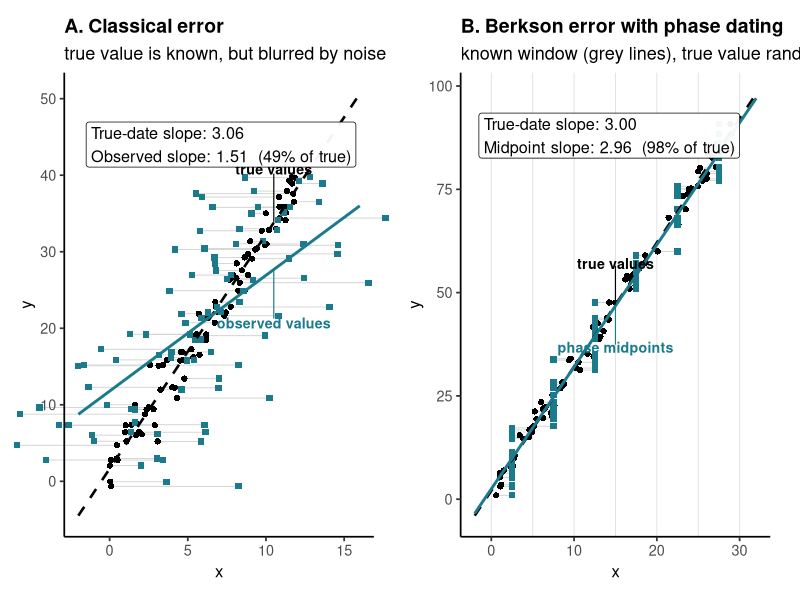

This chart was generated by the following R code:
# Why the slope ties between EIV and midpoint (see README): phase dating is
# Berkson error, not classical measurement error, and only classical error
# biases a linear fit. Classical: a true value blurred by independent noise
# (a bad ruler). Berkson: a window is fixed first, true value uniform inside
# it (a phase) -- what sim_linear.stan actually assumes. Same amount of
# x-uncertainty in each panel below, opposite effect on the fitted slope.
#
# Each fit line is labelled directly via a leader (not a legend), since in
# panel B the two lines nearly coincide. Teal instead of the repo's usual
# EIV-red/Midpoint-grey, since this is about the two error types, not a
# model comparison.
#
# Produces: figures/berkson_vs_classical.png

library(ggplot2)
library(patchwork)

set.seed(42)
N <- 90

true_colour <- "black"
used_colour <- "#1B7A8C"   # teal -- deliberately not the repo's EIV red / Midpoint grey

panel_theme <- theme_classic(base_size = 13) +
  theme(plot.title = element_text(size = 14, face = "bold", hjust = 0),
        plot.margin = margin(8, 16, 8, 8),
        axis.title = element_text(size = 12),
        panel.grid = element_blank(),
        legend.position = "none")

figure_path <- function(name) here::here("Simulations", "Sim_Linear", "figures", name)

# One panel: point cloud (true vs used, joined by thin segments) + two fit
# lines, each with its own leader label.
make_panel <- function(x_true, x_used, y, used_label, xlab, title, subtitle,
                       slope_label, box_x, box_y, x_limits, vlines = NULL,
                       callout_x, label_nudge) {
  fit_true <- lm(y ~ x_true)
  fit_used <- lm(y ~ x_used)
  slope_true <- coef(fit_true)[2]
  slope_used <- coef(fit_used)[2]

  grid_x <- seq(x_limits[1], x_limits[2], length.out = 100)
  line_true <- data.frame(x = grid_x, y = predict(fit_true, data.frame(x_true = grid_x)))
  line_used <- data.frame(x = grid_x, y = predict(fit_used, data.frame(x_used = grid_x)))

  points <- rbind(data.frame(x = x_true, y = y, Type = "true"),
                  data.frame(x = x_used, y = y, Type = "used"))

  # Label position: where each fit sits at callout_x, nudged apart vertically
  # so the two labels never overlap.
  y_true_at <- predict(fit_true, data.frame(x_true = callout_x))
  y_used_at <- predict(fit_used, data.frame(x_used = callout_x))
  label_true_y <- y_true_at + label_nudge
  label_used_y <- y_used_at - label_nudge

  p <- ggplot() +
    { if (!is.null(vlines)) geom_vline(xintercept = vlines, colour = "grey88", linewidth = 0.3) } +
    geom_segment(data = data.frame(x1 = x_true, x2 = x_used, y = y),
                 aes(x = x1, xend = x2, y = y, yend = y),
                 colour = "grey82", linewidth = 0.3) +
    geom_point(data = points[points$Type == "true", ], aes(x, y),
               shape = 16, size = 1.8, colour = true_colour) +
    geom_point(data = points[points$Type == "used", ], aes(x, y),
               shape = 15, size = 1.8, colour = used_colour) +
    geom_line(data = line_true, aes(x, y), linewidth = 0.9, linetype = "dashed",
              colour = true_colour) +
    geom_line(data = line_used, aes(x, y), linewidth = 1, colour = used_colour) +
    # leader segments, label back to line
    annotate("segment", x = callout_x, xend = callout_x,
             y = y_true_at, yend = label_true_y - sign(label_nudge) * 0.6,
             colour = true_colour, linewidth = 0.4) +
    annotate("segment", x = callout_x, xend = callout_x,
             y = y_used_at, yend = label_used_y + sign(label_nudge) * 0.6,
             colour = used_colour, linewidth = 0.4) +
    annotate("text", x = callout_x, y = label_true_y, label = "true values",
             colour = true_colour, fontface = "bold", size = 3.6, hjust = 0.5) +
    annotate("text", x = callout_x, y = label_used_y, label = used_label,
             colour = used_colour, fontface = "bold", size = 3.6, hjust = 0.5) +
    annotate("label", x = box_x, y = box_y, hjust = 0,
             fill = "white", alpha = 0.95, size = 4.1,
             label = sprintf(slope_label, slope_true, slope_used,
                             100 * slope_used / slope_true)) +
    coord_cartesian(xlim = x_limits, clip = "off") +
    labs(title = title, subtitle = subtitle, x = xlab, y = "y") +
    panel_theme
  list(plot = p, slope_true = slope_true, slope_used = slope_used)
}

# Classical error: true x blurred by independent noise.
x_true_c <- runif(N, 0, 12)
y_c      <- 2 + 3 * x_true_c + rnorm(N, 0, 2)
x_obs_c  <- x_true_c + rnorm(N, 0, 4)

res_a <- make_panel(
  x_true_c, x_obs_c, y_c, used_label = "observed values", xlab = "x",
  title = "A. Classical error", subtitle = "true value is known, but blurred by noise",
  slope_label = "True-date slope: %.2f\nObserved slope: %.2f  (%.0f%% of true)",
  box_x = -1.5, box_y = 44, x_limits = c(-2, 16),
  callout_x = 10.5, label_nudge = 7)

# Berkson error: a phase window is fixed first, true x uniform inside it.
bounds <- seq(0, 30, by = 5)
mid    <- (bounds[-length(bounds)] + bounds[-1]) / 2
win    <- sample(seq_len(6), N, replace = TRUE)
x_true_b <- runif(N, bounds[win], bounds[win + 1])
y_b      <- 2 + 3 * x_true_b + rnorm(N, 0, 2)
x_mid_b  <- mid[win]

res_b <- make_panel(
  x_true_b, x_mid_b, y_b, used_label = "phase midpoints", xlab = "x",
  title = "B. Berkson error with phase dating",
  subtitle = "known window (grey lines), true value random inside it",
  slope_label = "True-date slope: %.2f\nMidpoint slope: %.2f  (%.0f%% of true)",
  box_x = -1.5, box_y = 88, x_limits = c(-2, 32), vlines = bounds,
  callout_x = 15, label_nudge = 10)

final <- res_a$plot | res_b$plot

ggsave(figure_path("berkson_vs_classical.png"), final,
       width = 12.5, height = 5.8, dpi = 300, bg = "white")

cat(sprintf("Classical: true-date slope %.2f, observed slope %.2f (%.0f%% of true)\n",
            res_a$slope_true, res_a$slope_used, 100 * res_a$slope_used / res_a$slope_true))
cat(sprintf("Berkson:   true-date slope %.2f, midpoint slope %.2f (%.0f%% of true)\n",
            res_b$slope_true, res_b$slope_used, 100 * res_b$slope_used / res_b$slope_true))
